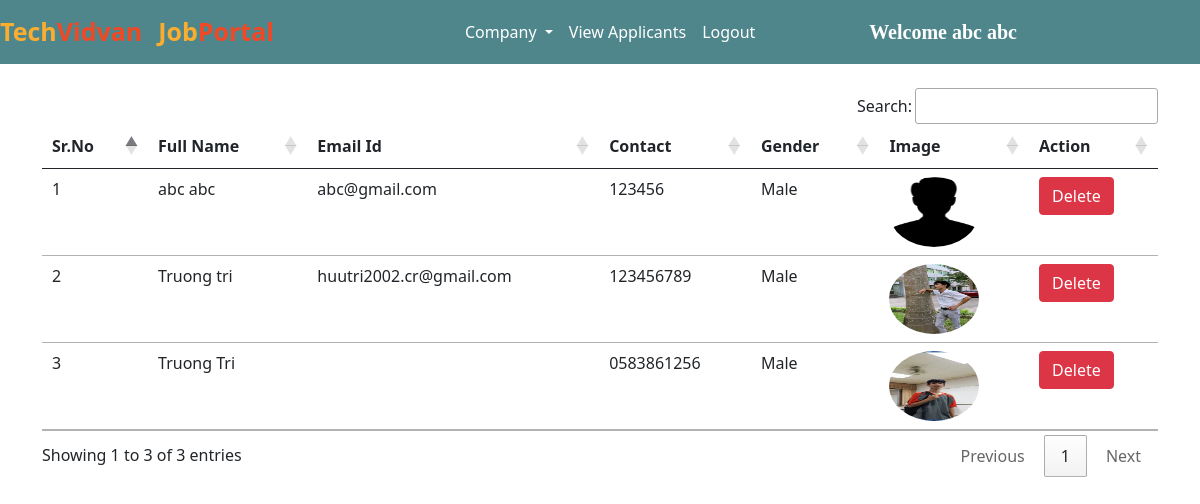
The app's page /view_applicants/ (signed in) with its own data.
### jobs/models.py (models this page shows, shortened)
class Applicant(models.Model):
    user = models.ForeignKey(User, on_delete=models.CASCADE)
    phone = models.CharField(max_length=10)
    image = models.ImageField(upload_to="")
    gender = models.CharField(max_length=10)
    type = models.CharField(max_length=15)

### jobs/views.py (the view)
# urls.py: path("view_applicants/", views.view_applicants, name="view_applicants"),
def view_applicants(request):
    if not request.user.is_authenticated:
        return redirect("/admin_login")
    applicants = Applicant.objects.all()
    return render(request, "view_applicants.html", {'applicants':applicants})

### jobs/templates/view_applicants.html (shortened to what this page needs)
{% extends 'admin_navbar.html' %}
{% block view_applicants %} active {% endblock %}
{% block body %}
<div class="container mt-4">
<table class="table table-hover" id="example">
    <thead>
        <tr>
            <th>Sr.No</th>
            <th>Full Name</th>
            <th>Email Id</th>
            <th>Contact</th>
            <th>Gender</th>
            <th>Image</th>
            <th>Action</th>
        </tr>
    </thead>
    <tbody>
        {% for applicant in applicants %}
        <tr>
            <td>{{forloop.counter}}</td>
            <td>{{applicant.user.get_full_name}}</td>
            <td>{{applicant.user.email}}</td>
            <td>{{applicant.phone}}</td>
            <td>{{applicant.gender}}</td>
            <td><img src="{{applicant.image.url}}" class="rounded-circle" width="90px" height="70px"></td>
            <td><a href="/delete_user/{{applicant.user.id}}/" class="btn btn-danger" onclick="return confirm('Are you sure you want to delete this applicant?')">Delete</a></td>
        </tr>
        {% endfor %}
    </tbody>
</table>
</div>
{% endblock %}

### jobs/templates/admin_navbar.html (shortened to what this page needs)
<!doctype html>
<html lang="en">
<head>
  <link href="https://cdn.jsdelivr.net/npm/bootstrap@5.0.2/dist/css/bootstrap.min.css" rel="stylesheet"
>
  <link rel="stylesheet" href="https://cdn.datatables.net/1.10.25/css/jquery.dataTables.min.css">
  <link rel="stylesheet" href="https://cdn.datatables.net/buttons/1.7.1/css/buttons.dataTables.min.css">
</head>
<body>
  <nav class="navbar navbar-expand-lg navbar-dark">
      <a class="navbar-brand" href="/"><span class="head1">Tech</span><span class="head2">Vidvan</span></a>
      <a class="navbar-brand" href="#"><span class="head1">Job</span><span class="head2">Portal</span></a>
      <div class="container w-50">
      <div class="collapse navbar-collapse" id="navbarSupportedContent">
        <ul class="navbar-nav me-auto mb-2 mb-lg-0">
          <div class="collapse navbar-collapse" id="navbarNavDarkDropdown">
            <ul class="navbar-nav">
              <li class="nav-item dropdown">
                <a class="nav-link active dropdown-toggle" href="#" id="navbarDarkDropdownMenuLink" role="button" data-bs-toggle="dropdown" aria-expanded="false">
                  Company
                </a>
              </li>
            </ul>
          </div>
          <li class="nav-item">
            <a class="nav-link {% block view_applicants %} {% endblock %}" href="/view_applicants/">View Applicants</a>
          </li>
          <li class="nav-item">
            <a class="nav-link active" href="/logout/">Logout</a>
          </li>
        </ul>
        <a class="navbar-brand" style="font-weight: bold; font-family: 'Times New Roman', Times, serif;" href="#">Welcome {{request.user.get_full_name}}</a>
      </div>
      </div>
  </nav>
  {% block body %}
  {% endblock %}
</body>
</html>

### jobs/templates/admin_navbar.html (style rules this page uses)
.navbar { background-color: #4f868c; }
.head1 { color: #FBAD30; font-size: 25px; font-weight: bold; height: 50px; }
.head2 { color: #EF4926; font-size: 25px; font-weight: bold; }

### records on screen
Applicant: user.get_full_name "abc abc", user.email "abc@gmail.com", phone "123456", gender "Male", image (picture)
Applicant: user.get_full_name "Truong tri", user.email "huutri2002.cr@gmail.com", phone "123456789", gender "Male", image (picture)
Applicant: user.get_full_name "Truong Tri", phone "0583861256", gender "Male", image (picture)

### other values on screen
{{ request.user.get_full_name }} "abc abc"
